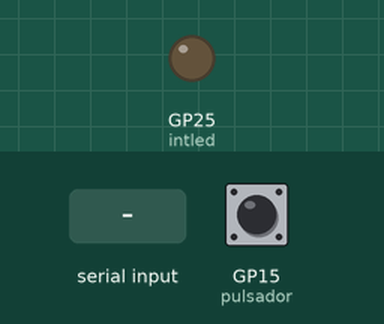
The program below on a simulated Raspberry Pi Pico running MicroPython. On the bench: output pins drawn as LEDs (lit = HIGH). The inputs (shaded band) are chosen by the test bench; at power-on: GP15 (pulsador) LOW. What the program prints to the serial console is not drawn.

Above: at 1.2 s.
1.3 s: "1" typed at the serial console, then Enter
2.8 s: GP15 (pulsador) pulled HIGH for 1 s
5.3 s: GP15 (pulsador) pulled HIGH for 3.2 s
At 9.6 s:
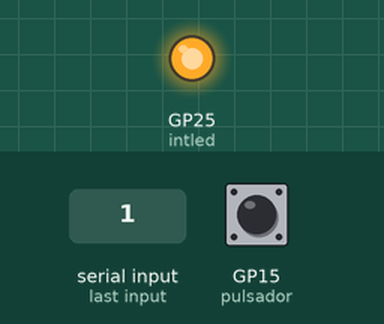
10.0 s: GP15 (pulsador) pulled HIGH for 0.15 s
At 10.7 s:
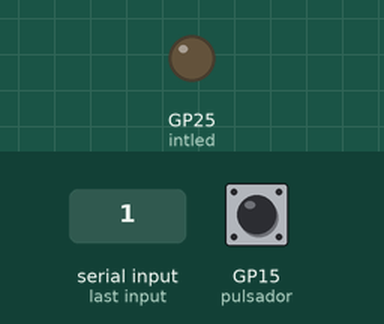
Timing chart, 0 to 12.6 s (numbered marks = the images above; inputs shaded):
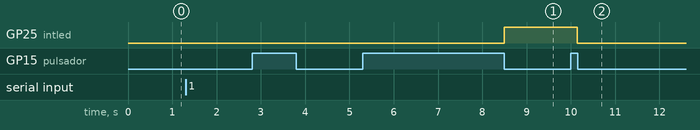

Measured:
- after the input at 5.3 s, GP25 (intled): LOW → HIGH after 3.2 s
- after the input at 10.0 s, GP25 (intled): HIGH → LOW after 0.15 s

The program:

R_2526CL5_PulsaScan_1_2.py
```python
# Hardware platform: Pico W & Pico
# Author : JC Santamaria
# Date : 2023 - 4 - 13
# Goal : Aprender uso de pulsador PARA CONTAR SIN Interrupciones
# Ref : Get started with MicroPython on Raspberry Pi Pico
# 1.0 -> 1.2 se puede cambiar el tiempo de espera

from machine import Pin # Get the Pin function from the machine module.
from utime import sleep # Get the sleep library from the time module.

# Informative block - start
p_ucontroler = "Pico W & Pico_"
p_keyOhw = "External switch on GPIO15 & pull-down 10k + int led + t espera"
p_project = "External switch Count - wait time config"
p_version = "1.2"
print(f"Microcontroler: {p_ucontroler} - Key other HW : {p_keyOhw}")
print(f"Program: {p_project} - Version: {p_version}")
# Informative block - end

PINPULSADOR = 15

# Define un objeto Pin en pin15, en modo entrada , con una resitencia de pull-down
# externa de 10k, es decir normalmente estará a estado Low, 0 voltios
# Nota : no usamos Pin(EXTERNAL_BUTTON, Pin.IN, Pin.PULL_DOWN) por el fallo
# de los RP2350 version A2
pulsador = Pin(PINPULSADOR, Pin.IN)
veces = 0
intled = machine.Pin("LED", machine.Pin.OUT)

espera = int(input('Tiempo de espera desde una deteccion a siguient en milisegundos? = ' ))/1000

while True:
    if pulsador.value() == 1:
        veces += 1 # es lo mismo que veces = veces + 1
        intled.toggle() # invierte el estado del LED
        print(f"Has presionado el pulsador {veces} veces")
# una cadena con f sustituye lo que hay dentro de las llaves con el valor de la variable
        sleep(espera)
```
